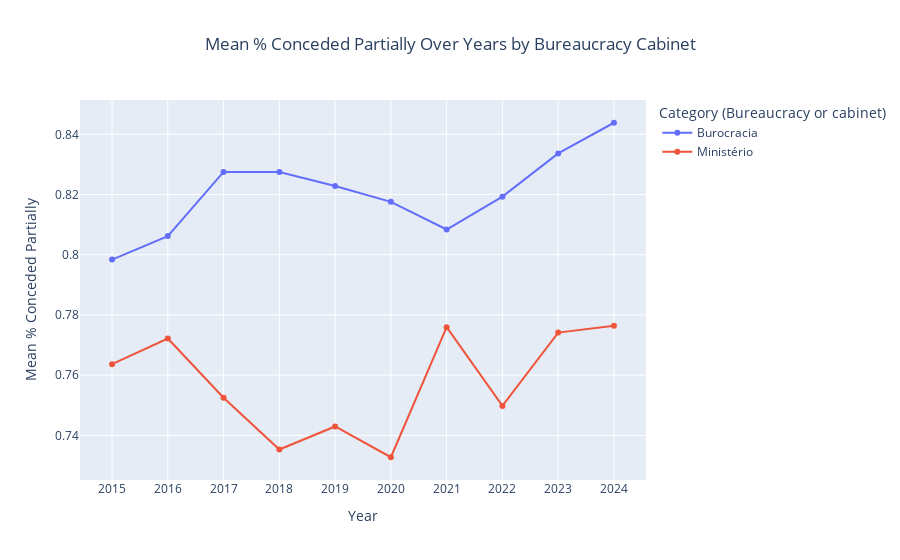

The notebook cell saved with this chart:
### Code cell
import plotly.express as px

# Plot time series for 'conc_parc_mean' with lines for each bureaucracy_cabinet category
fig = px.line(
    df_final_and_plot,
    x='Year',
    y='Mean % Conceded Partially',
    color='Category (Bureaucracy or cabinet)',
    markers=True,
    title='Mean % Conceded Partially Over Years by Bureaucracy Cabinet',
)

fig.update_layout(
    xaxis=dict(dtick=1),  # Ensure each year is shown on the x-axis
    yaxis_title='Mean % Conceded Partially',
    xaxis_title='Year',
    title_x=0.5  # Center the title
)

fig.show()

### Figure 1 — Plotly figure (JSON) as saved in the notebook; plotly's stock layout.template omitted (floating-point values rounded to 4 significant figures)
{"data": [{"hovertemplate": "Category (Bureaucracy or cabinet)=Burocracia<br>Year=%{x}<br>Mean % Conceded Partially=%{y}<extra></extra>", "legendgroup": "Burocracia", "line": {"color": "#636efa", "dash": "solid"}, "marker": {"symbol": "circle"}, "mode": "lines+markers", "name": "Burocracia", "orientation": "v", "showlegend": true, "type": "scatter", "x": [2015, 2016, 2017, 2018, 2019, 2020, 2021, 2022, 2023, 2024], "xaxis": "x", "y": [0.7984, 0.8062, 0.8275, 0.8275, 0.8228, 0.8176, 0.8084, 0.8193, 0.8336, 0.8438], "yaxis": "y"}, {"hovertemplate": "Category (Bureaucracy or cabinet)=Ministério<br>Year=%{x}<br>Mean % Conceded Partially=%{y}<extra></extra>", "legendgroup": "Ministério", "line": {"color": "#EF553B", "dash": "solid"}, "marker": {"symbol": "circle"}, "mode": "lines+markers", "name": "Ministério", "orientation": "v", "showlegend": true, "type": "scatter", "x": [2015, 2016, 2017, 2018, 2019, 2020, 2021, 2022, 2023, 2024], "xaxis": "x", "y": [0.7637, 0.7722, 0.7525, 0.7353, 0.743, 0.7327, 0.7759, 0.7498, 0.7741, 0.7764], "yaxis": "y"}], "layout": {"legend": {"title": {"text": "Category (Bureaucracy or cabinet)"}, "tracegroupgap": 0}, "title": {"text": "Mean % Conceded Partially Over Years by Bureaucracy Cabinet", "x": 0.5}, "xaxis": {"anchor": "y", "domain": [0, 1], "dtick": 1, "title": {"text": "Year"}}, "yaxis": {"anchor": "x", "domain": [0, 1], "title": {"text": "Mean % Conceded Partially"}}}}
